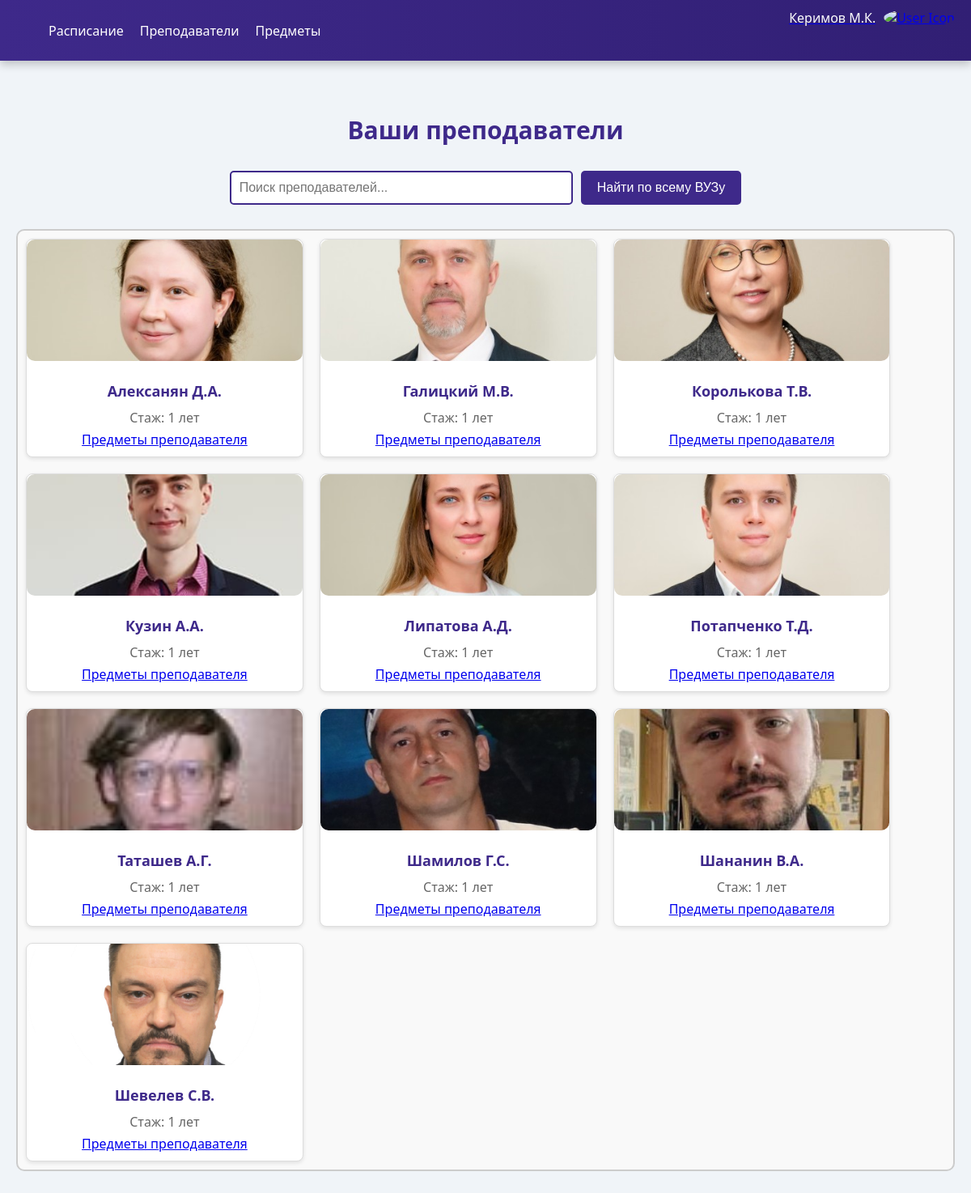
The app's page /teachers/ (signed in) with its own data.
### teachers/models.py (models this page shows, shortened)
class Teacher(models.Model):
    first_name = models.CharField(
        max_length=CHAR_FIELD_MAX_LENGTH,
        verbose_name='Имя')
    last_name = models.CharField(
        max_length=CHAR_FIELD_MAX_LENGTH,
        verbose_name='Фамилия')
    patronimic = models.CharField(
        max_length=CHAR_FIELD_MAX_LENGTH,
        verbose_name='Отчество')
    bio = models.TextField(
        verbose_name='Текст')
    image = models.ImageField('Фото', default="img/teachers/no_content.jpg", upload_to='img/teachers')
    experience = models.SmallIntegerField(default=1, verbose_name='Опыт')
    class Meta:
        verbose_name = 'Преподаватель'
        verbose_name_plural = 'Преподаватели'
        ordering = ("last_name",)

### teachers/views.py (the view)
# urls.py: path('teachers/', include('teachers.urls', namespace='teachers')),
@login_required
def teachers(request):
    template = 'teachers/teachers.html'
    teachers = Teacher.objects.all()
    context = {'teachers': teachers}
    return render(request, template, context)

### templates/teachers/teachers.html (shortened to what this page needs)
{% extends "base.html" %}
{% load static %}
{% block css %}
    <link rel="stylesheet" type="text/css" href="{% static 'css/teachers.css' %}">
{% endblock %}
{% block content %}
    <main>
        <section class="teachers-section">
            <h2 class="teachers-title">Ваши преподаватели</h2>
            <div class="search-container">
                <input type="text" placeholder="Поиск преподавателей..." class="search-input">
                <button class="search-button">Найти по всему ВУЗу</button>
            </div>
            <div class="subject-section">
                <div class="teachers-group scrollable-group">
                    {% for teacher in teachers %}
                        <div class="teacher-card">
                            <div class="teacher-photo-container">
                                {% if teacher.image %}
                                    <img src="{{ teacher.image.url }}" alt="{{ teacher.last_name }}" class="teacher-photo" target="_blank">
                                {% endif %}
                            </div>
                            <div class="teacher-info">
                                <h3>{{ teacher.first_name }} {{ teacher.last_name }}</h3>
                                <p>Стаж: {{ teacher.experience }} лет</p>
                                <a href="{% url 'teachers:teacher_subjects' teacher.id %}" class="btn">Предметы преподавателя</a>
                            </div>
                        </div>
                    {% endfor %}
                </div>
            </div>
        </section>
    </main>
    {% endblock %}

### static_dev/css/teachers.css (style rules this page uses)
body { font-family: 'Segoe UI', Tahoma, Geneva, Verdana, sans-serif; margin: 0; padding: 0; background-color: #f0f4f8; color: #333; }
.teachers-section { padding: 40px 20px; max-width: 1200px; margin: 0 auto; }
.teachers-title { text-align: center; font-size: 30px; color: #3e298a; margin-bottom: 30px; font-weight: bold; }
.subject-section { margin-bottom: 40px; }
.search-container { display: flex; justify-content: center; margin-bottom: 30px; }
.search-input { width: 400px; padding: 10px; font-size: 16px; border: 2px solid #3e298a; border-radius: 5px; margin-right: 10px; }
.search-button { padding: 10px 20px; background-color: #3e298a; color: white; border: none; border-radius: 5px; cursor: pointer; font-size: 16px; }
.teachers-group { display: flex; gap: 20px; justify-content: flex-start; flex-wrap: wrap; margin-bottom: 40px; border: 2px solid #ccc; padding: 20px; border-radius: 10px; background-color: #f9f9f9; }
.teacher-card { width: 30%; background-color: white; border: 1px solid #ddd; border-radius: 8px; box-shadow: 0 2px 5px rgba(0, 0, 0, 0.1); overflow: hidden; transition: transform 0.2s ease-in-out; }
.teacher-photo-container { height: 150px; width: 100%; overflow: hidden; border-radius: 10px; margin-bottom: 15px; }
.teacher-photo { width: 100%; height: 180px; object-fit: cover; }
.teacher-info { padding: 10px; text-align: center; }
.teacher-info h3 { margin: 0 0 10px; font-size: 18px; color: #3e298a; }
.teacher-info p { margin: 5px 0; font-size: 16px; color: #666; }
.scrollable-group { display: flex; overflow-x: auto; padding: 10px; gap: 20px; border: 2px solid #ccc; border-radius: 10px; background-color: #f9f9f9; }

### records on screen
Teacher: image (picture), last_name "Алексанян Д.А.", experience "1"
Teacher: image (picture), last_name "Галицкий М.В.", experience "1"
Teacher: image (picture), last_name "Королькова Т.В.", experience "1"
Teacher: image (picture), last_name "Кузин А.А.", experience "1"
Teacher: image (picture), last_name "Липатова А.Д.", experience "1"
Teacher: image (picture), last_name "Потапченко Т.Д.", experience "1"
Teacher: image (picture), last_name "Таташев А.Г.", experience "1"
Teacher: image (picture), last_name "Шамилов Г.С.", experience "1"
Teacher: image (picture), last_name "Шананин В.А.", experience "1"
Teacher: image (picture), last_name "Шевелев С.В.", experience "1"
